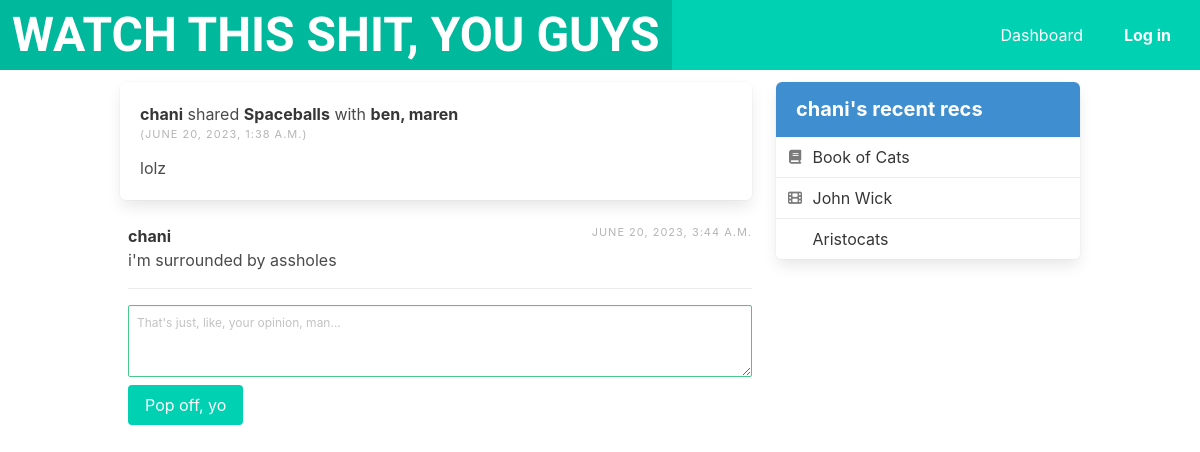
/recommendation/19/, run on the app's committed database.
### watchthisshit/models.py (models this page shows, shortened)
class Recommendation(models.Model):
    user = models.ForeignKey(
        User, related_name="recs", on_delete=models.SET(get_user_if_deleted)
    )
    recipients = models.ManyToManyField(
        Profile, related_name="received_recs", symmetrical=False, blank=True
    )
    title = models.CharField(max_length=300)
    description = models.TextField(blank=True)
    media_type = models.ForeignKey(
        MediaType, on_delete=models.SET(get_media_type), default=get_media_type_id
    )
    genres = models.ManyToManyField(
        Genre, related_name="genres", symmetrical=False, blank=True
    )
    created_at = models.DateTimeField(auto_now_add=True)

class Profile(models.Model):
    user = models.OneToOneField(User, on_delete=models.CASCADE)
    description = models.CharField(max_length=256, blank=True)
    follows = models.ManyToManyField(
        'self',
        related_name='followed_by',
        symmetrical=False,
        blank=True,
    )
    def __str__(self):
        return self.user.username

class Comment(models.Model):
    recommendation = models.ForeignKey(
        Recommendation, related_name="comments", on_delete=models.SET(get_recommendation), default=get_recommendation_id
    )
    user = models.ForeignKey(
        Profile, on_delete=models.CASCADE, related_name="comments"
    )
    body = models.TextField()
    created_at = models.DateTimeField(auto_now_add=True)
    class Meta:
        ordering = ('created_at',)

class MediaType(models.Model):
    name = models.CharField(max_length=50, unique=True)
    icon = models.CharField(max_length=30, blank=True)

### watchthisshit/views.py (the view)
# urls.py: path("recommendation/<int:pk>/", recommendation, name="recommendation"),
def recommendation(request, pk):
  rec = get_object_or_404(Recommendation, pk=pk)
  current_rec_id = rec.id
  recent_recs = rec.user.recs.all().exclude(pk=current_rec_id).order_by("-created_at")[:5]
  if request.method == "POST":
      form = CommentForm(request.POST)
      if form.is_valid():
          current_user_profile = request.user.profile
          comment = form.save(commit=False)
          comment.recommendation = rec
          comment.user = current_user_profile
          comment.save()
          return redirect("watchthisshit:recommendation", pk=rec.pk)
  else:
      form = CommentForm
  return render(request, "watchthisshit/recommendation.html", {
    "rec": rec,
    "recent_recs": recent_recs,
    "form": form,
  })

### watchthisshit/models.py (called while the page is built)
def get_user_if_deleted():
    return User.objects.get_or_create(username="[user deleted]")[0]

def get_media_type():
    return MediaType.objects.get_or_create(name="Media")[0]

def get_recommendation():
    dummy_user = get_user_if_deleted()
    dummy_media = get_media_type()
    return Recommendation.objects.get_or_create(title="[rec deleted]", media_type=dummy_media, user=dummy_user)[0]

def get_recommendation_id():
    return get_recommendation().id

### watchthisshit/templates/watchthisshit/recommendation.html (shortened to what this page needs)
{% extends 'base.html' %}
{% block content %}
<div class="column">
  <div class="box">
    <article class="level is-full-width is-mobile mb-2">
      <div class="level-left">
        <div class="level-item">
          <div>
            <p><strong>{{ rec.user.username }}</strong> shared <strong>{{ rec.title }}</strong> with <strong>{{ rec.recipients.all|join:", " }}</strong></p>
            <p class="heading is-small has-text-grey-light">({{ rec.created_at }})</p>
          </div>
        </div>
      </div>
    </article>
    <p>{{ rec.description }}</p>
  </div>
  {% for comment in rec.comments.all %}
  <article class="media ml-2">
    <div class="media-content">
      <div class="content">
        <p>
          <strong>{{ comment.user }}</strong>
          <br>
          {{ comment.body }}
        </p>
      </div>
    </div>
    <div class="media-right">
      <p class="heading is-small has-text-grey-light">{{ comment.created_at }}</p>
    </div>
  </article>
  {% endfor %}
  <article id="newComment" class="media ml-2">
    <div class="media-content">
      <form method="POST">
        {{ form.as_p }}
        <div class="field">
          <p class="control">
            <button class="button is-primary" type="submit">Pop off, yo</button>
          </p>
        </div>
      </form>
    </div>
  </article>
</div>
<div class="column is-one-third">
  <div class="block">
    <article class="panel is-info">
      <p class="panel-heading">{{ rec.user.username }}'s recent recs</p>
      {% for recent in recent_recs %}
        <div class="panel-block">
          <span class="panel-icon">
            <i class="{{ recent.media_type.icon }}" aria-hidden="true"></i>
          </span>
          {{ recent.title }}
        </div>
      {% endfor %}
    </article>
  </div>
</div>
{% endblock content %}

### data on the page
Recommendation: user.username "chani", title "Spaceballs", recipients.all "ben, maren", created_at "JUNE 20, 2023, 1:38 A.M.", description "lolz"
Comment: user "chani", body "i'm surrounded by assholes", created_at "JUNE 20, 2023, 3:44 A.M."
Recommendation: title "Book of Cats"
Recommendation: title "John Wick"
Recommendation: title "Aristocats"
